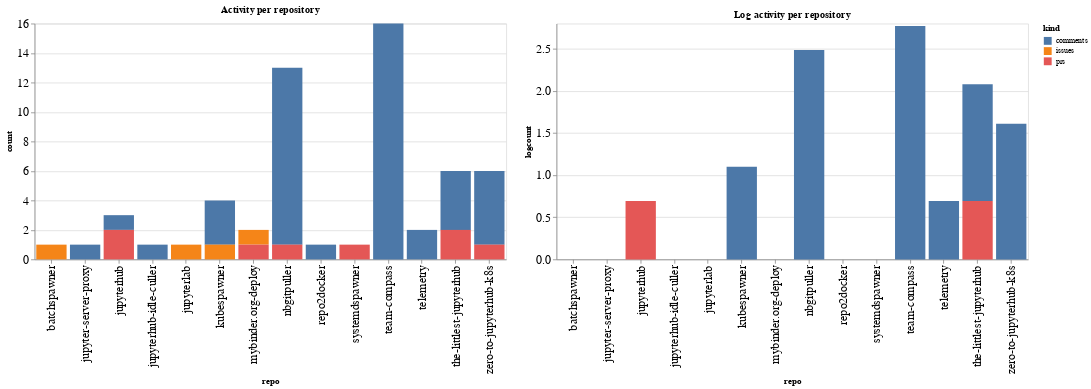

Notebook source saved alongside this figure:
### Code cell
ch1 = alt.Chart(repo_summaries, width=600, title="Activity per repository").mark_bar().encode(
    x='repo',
    y='count',
    color='kind',
    tooltip="kind"
)

ch2 = alt.Chart(repo_summaries, width=600, title="Log activity per repository").mark_bar().encode(
    x='repo',
    y='logcount',
    color='kind',
    tooltip="kind"
)

ch1 | ch2

### Figure 1 — Vega-Lite specification as saved in the notebook (floating-point values rounded to 4 significant figures)
{"config": {"axisLeft": {"labelFontSize": 15}, "axisBottom": {"labelFontSize": 15}}, "hconcat": [{"mark": "bar", "encoding": {"color": {"type": "nominal", "field": "kind"}, "tooltip": {"type": "nominal", "field": "kind"}, "x": {"type": "nominal", "field": "repo"}, "y": {"type": "quantitative", "field": "count"}}, "title": "Activity per repository", "width": 600}, {"mark": "bar", "encoding": {"color": {"type": "nominal", "field": "kind"}, "tooltip": {"type": "nominal", "field": "kind"}, "x": {"type": "nominal", "field": "repo"}, "y": {"type": "quantitative", "field": "logcount"}}, "title": "Log activity per repository", "width": 600}], "data": {"name": "data-67be2e85512753529215f608e8544e91"}, "$schema": "https://vega.github.io/schema/vega-lite/v4.8.1.json", "datasets": {"data-67be2e85512753529215f608e8544e91": [{"repo": "batchspawner", "kind": "issues", "count": 1, "logcount": 0.0}, {"repo": "jupyter-server-proxy", "kind": "comments", "count": 1, "logcount": 0.0}, {"repo": "jupyterhub", "kind": "comments", "count": 1, "logcount": 0.0}, {"repo": "jupyterhub", "kind": "prs", "count": 2, "logcount": 0.6931}, {"repo": "jupyterhub-idle-culler", "kind": "comments", "count": 1, "logcount": 0.0}, {"repo": "jupyterlab", "kind": "issues", "count": 1, "logcount": 0.0}, {"repo": "kubespawner", "kind": "comments", "count": 3, "logcount": 1.099}, {"repo": "kubespawner", "kind": "issues", "count": 1, "logcount": 0.0}, {"repo": "mybinder.org-deploy", "kind": "issues", "count": 1, "logcount": 0.0}, {"repo": "mybinder.org-deploy", "kind": "prs", "count": 1, "logcount": 0.0}, {"repo": "nbgitpuller", "kind": "comments", "count": 12, "logcount": 2.485}, {"repo": "nbgitpuller", "kind": "prs", "count": 1, "logcount": 0.0}, {"repo": "repo2docker", "kind": "comments", "count": 1, "logcount": 0.0}, {"repo": "systemdspawner", "kind": "prs", "count": 1, "logcount": 0.0}, {"repo": "team-compass", "kind": "comments", "count": 16, "logcount": 2.773}, {"repo": "telemetry", "kind": "comments", "count": 2, "logcount": 0.6931}, {"repo": "the-littlest-jupyterhub", "kind": "comments", "count": 4, "logcount": 1.386}, {"repo": "the-littlest-jupyterhub", "kind": "prs", "count": 2, "logcount": 0.6931}, {"repo": "zero-to-jupyterhub-k8s", "kind": "comments", "count": 5, "logcount": 1.609}, {"repo": "zero-to-jupyterhub-k8s", "kind": "prs", "count": 1, "logcount": 0.0}]}}
